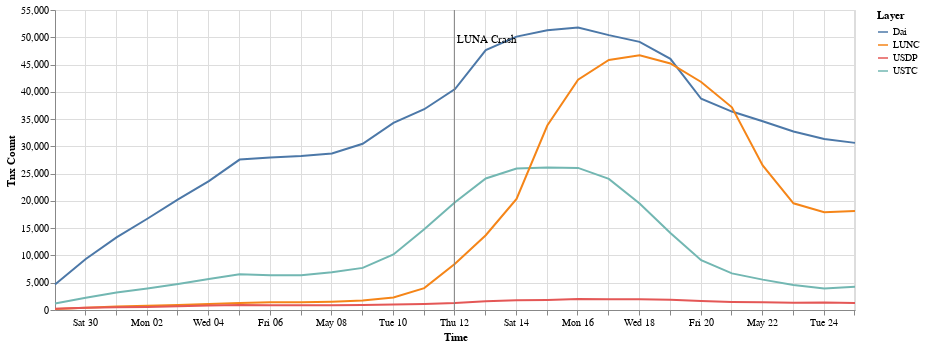

Notebook code cell kept with this figure:
### Code cell
result = pd.DataFrame()
all_layers = g.get_unique_layers()
avoid_layers = ['USD', 'USDT']
layers = set(all_layers) - set(avoid_layers)

rolling = g.rolling(step='1 day', window='1 week')
for l in layers:
    result[l] = [w.layer(l).num_edges() for w in rolling]

result['Time'] = [w.end_date_time() for w in rolling]

source = pd.melt(result, id_vars=['Time'], value_vars=layers, var_name='Layer', value_name='Tnx Count')
selection = alt.selection_multi(fields=['Layer'], bind='legend')
chart = alt.Chart(source).mark_line().encode(
    x="Time:T",
    y=f"{'Tnx Count'}:Q",
    color="Layer",
    tooltip=['Layer', 'Tnx Count'],
    opacity=alt.condition(selection, alt.value(1.0), alt.value(0.2))
).properties(
    width=800,
).add_selection(
    selection
)

alt.layer(chart, event_chart)

### Figure 1 — Vega-Lite specification as saved in the notebook (floating-point values rounded to 4 significant figures)
{"config": {"view": {"continuousWidth": 400, "continuousHeight": 300}}, "layer": [{"data": {"name": "data-c18ebb3e75f82b9bc981094b076bab64"}, "mark": "line", "encoding": {"color": {"field": "Layer", "type": "nominal"}, "opacity": {"condition": {"value": 1.0, "selection": "selector002"}, "value": 0.2}, "tooltip": [{"field": "Layer", "type": "nominal"}, {"field": "Tnx Count", "type": "quantitative"}], "x": {"field": "Time", "type": "temporal"}, "y": {"field": "Tnx Count", "type": "quantitative"}}, "selection": {"selector002": {"type": "multi", "fields": ["Layer"], "bind": "legend"}}, "width": 800}, {"layer": [{"mark": {"type": "rule", "color": "gray"}, "encoding": {"x": {"field": "Time", "type": "temporal"}}}, {"mark": {"type": "text", "align": "left", "color": "black", "dx": 3, "dy": -120}, "encoding": {"text": {"field": "event", "type": "nominal"}, "x": {"field": "Time", "type": "temporal"}}}], "data": {"name": "data-03a7e27a271f30803a3f9052d97f8a33"}}], "$schema": "https://vega.github.io/schema/vega-lite/v4.17.0.json", "datasets": {"data-c18ebb3e75f82b9bc981094b076bab64": [{"Time": "2022-04-29T00:30:15", "Layer": "Dai", "Tnx Count": 4691}, {"Time": "2022-04-30T00:30:15", "Layer": "Dai", "Tnx Count": 9354}, {"Time": "2022-05-01T00:30:15", "Layer": "Dai", "Tnx Count": 13320}, {"Time": "2022-05-02T00:30:15", "Layer": "Dai", "Tnx Count": 16726}, {"Time": "2022-05-03T00:30:15", "Layer": "Dai", "Tnx Count": 20277}, {"Time": "2022-05-04T00:30:15", "Layer": "Dai", "Tnx Count": 23619}, {"Time": "2022-05-05T00:30:15", "Layer": "Dai", "Tnx Count": 27573}, {"Time": "2022-05-06T00:30:15", "Layer": "Dai", "Tnx Count": 27979}, {"Time": "2022-05-07T00:30:15", "Layer": "Dai", "Tnx Count": 28247}, {"Time": "2022-05-08T00:30:15", "Layer": "Dai", "Tnx Count": 28687}, {"Time": "2022-05-09T00:30:15", "Layer": "Dai", "Tnx Count": 30485}, {"Time": "2022-05-10T00:30:15", "Layer": "Dai", "Tnx Count": 34299}, {"Time": "2022-05-11T00:30:15", "Layer": "Dai", "Tnx Count": 36807}, {"Time": "2022-05-12T00:30:15", "Layer": "Dai", "Tnx Count": 40505}, {"Time": "2022-05-13T00:30:15", "Layer": "Dai", "Tnx Count": 47643}, {"Time": "2022-05-14T00:30:15", "Layer": "Dai", "Tnx Count": 50119}, {"Time": "2022-05-15T00:30:15", "Layer": "Dai", "Tnx Count": 51283}, {"Time": "2022-05-16T00:30:15", "Layer": "Dai", "Tnx Count": 51792}, {"Time": "2022-05-17T00:30:15", "Layer": "Dai", "Tnx Count": 50398}, {"Time": "2022-05-18T00:30:15", "Layer": "Dai", "Tnx Count": 49152}, {"Time": "2022-05-19T00:30:15", "Layer": "Dai", "Tnx Count": 46053}, {"Time": "2022-05-20T00:30:15", "Layer": "Dai", "Tnx Count": 38730}, {"Time": "2022-05-21T00:30:15", "Layer": "Dai", "Tnx Count": 36378}, {"Time": "2022-05-22T00:30:15", "Layer": "Dai", "Tnx Count": 34603}, {"Time": "2022-05-23T00:30:15", "Layer": "Dai", "Tnx Count": 32736}, {"Time": "2022-05-24T00:30:15", "Layer": "Dai", "Tnx Count": 31336}, {"Time": "2022-05-25T00:30:15", "Layer": "Dai", "Tnx Count": 30640}, {"Time": "2022-04-29T00:30:15", "Layer": "USTC", "Tnx Count": 1207}, {"Time": "2022-04-30T00:30:15", "Layer": "USTC", "Tnx Count": 2231}, {"Time": "2022-05-01T00:30:15", "Layer": "USTC", "Tnx Count": 3195}, {"Time": "2022-05-02T00:30:15", "Layer": "USTC", "Tnx Count": 3921}, {"Time": "2022-05-03T00:30:15", "Layer": "USTC", "Tnx Count": 4770}, {"Time": "2022-05-04T00:30:15", "Layer": "USTC", "Tnx Count": 5671}, {"Time": "2022-05-05T00:30:15", "Layer": "USTC", "Tnx Count": 6553}, {"Time": "2022-05-06T00:30:15", "Layer": "USTC", "Tnx Count": 6389}, {"Time": "2022-05-07T00:30:15", "Layer": "USTC", "Tnx Count": 6366}, {"Time": "2022-05-08T00:30:15", "Layer": "USTC", "Tnx Count": 6911}, {"Time": "2022-05-09T00:30:15", "Layer": "USTC", "Tnx Count": 7719}, {"Time": "2022-05-10T00:30:15", "Layer": "USTC", "Tnx Count": 10193}, {"Time": "2022-05-11T00:30:15", "Layer": "USTC", "Tnx Count": 14799}, {"Time": "2022-05-12T00:30:15", "Layer": "USTC", "Tnx Count": 19772}, {"Time": "2022-05-13T00:30:15", "Layer": "USTC", "Tnx Count": 24111}, {"Time": "2022-05-14T00:30:15", "Layer": "USTC", "Tnx Count": 25941}, {"Time": "2022-05-15T00:30:15", "Layer": "USTC", "Tnx Count": 26144}, {"Time": "2022-05-16T00:30:15", "Layer": "USTC", "Tnx Count": 26053}, {"Time": "2022-05-17T00:30:15", "Layer": "USTC", "Tnx Count": 24041}, {"Time": "2022-05-18T00:30:15", "Layer": "USTC", "Tnx Count": 19525}, {"Time": "2022-05-19T00:30:15", "Layer": "USTC", "Tnx Count": 14112}, {"Time": "2022-05-20T00:30:15", "Layer": "USTC", "Tnx Count": 9133}, {"Time": "2022-05-21T00:30:15", "Layer": "USTC", "Tnx Count": 6717}, {"Time": "2022-05-22T00:30:15", "Layer": "USTC", "Tnx Count": 5566}, {"Time": "2022-05-23T00:30:15", "Layer": "USTC", "Tnx Count": 4567}, {"Time": "2022-05-24T00:30:15", "Layer": "USTC", "Tnx Count": 3940}, {"Time": "2022-05-25T00:30:15", "Layer": "USTC", "Tnx Count": 4279}, {"Time": "2022-04-29T00:30:15", "Layer": "LUNC", "Tnx Count": 199}, {"Time": "2022-04-30T00:30:15", "Layer": "LUNC", "Tnx Count": 432}, {"Time": "2022-05-01T00:30:15", "Layer": "LUNC", "Tnx Count": 621}, {"Time": "2022-05-02T00:30:15", "Layer": "LUNC", "Tnx Count": 789}, {"Time": "2022-05-03T00:30:15", "Layer": "LUNC", "Tnx Count": 936}, {"Time": "2022-05-04T00:30:15", "Layer": "LUNC", "Tnx Count": 1101}, {"Time": "2022-05-05T00:30:15", "Layer": "LUNC", "Tnx Count": 1284}, {"Time": "2022-05-06T00:30:15", "Layer": "LUNC", "Tnx Count": 1418}, {"Time": "2022-05-07T00:30:15", "Layer": "LUNC", "Tnx Count": 1425}, {"Time": "2022-05-08T00:30:15", "Layer": "LUNC", "Tnx Count": 1519}, {"Time": "2022-05-09T00:30:15", "Layer": "LUNC", "Tnx Count": 1721}, {"Time": "2022-05-10T00:30:15", "Layer": "LUNC", "Tnx Count": 2277}, {"Time": "2022-05-11T00:30:15", "Layer": "LUNC", "Tnx Count": 4013}, {"Time": "2022-05-12T00:30:15", "Layer": "LUNC", "Tnx Count": 8496}, {"Time": "2022-05-13T00:30:15", "Layer": "LUNC", "Tnx Count": 13708}, {"Time": "2022-05-14T00:30:15", "Layer": "LUNC", "Tnx Count": 20370}, {"Time": "2022-05-15T00:30:15", "Layer": "LUNC", "Tnx Count": 33824}, {"Time": "2022-05-16T00:30:15", "Layer": "LUNC", "Tnx Count": 42222}, {"Time": "2022-05-17T00:30:15", "Layer": "LUNC", "Tnx Count": 45834}, {"Time": "2022-05-18T00:30:15", "Layer": "LUNC", "Tnx Count": 46683}, {"Time": "2022-05-19T00:30:15", "Layer": "LUNC", "Tnx Count": 45192}, {"Time": "2022-05-20T00:30:15", "Layer": "LUNC", "Tnx Count": 41798}, {"Time": "2022-05-21T00:30:15", "Layer": "LUNC", "Tnx Count": 37166}, {"Time": "2022-05-22T00:30:15", "Layer": "LUNC", "Tnx Count": 26492}, {"Time": "2022-05-23T00:30:15", "Layer": "LUNC", "Tnx Count": 19564}, {"Time": "2022-05-24T00:30:15", "Layer": "LUNC", "Tnx Count": 17920}, {"Time": "2022-05-25T00:30:15", "Layer": "LUNC", "Tnx Count": 18134}, {"Time": "2022-04-29T00:30:15", "Layer": "USDP", "Tnx Count": 236}, {"Time": "2022-04-30T00:30:15", "Layer": "USDP", "Tnx Count": 406}, {"Time": "2022-05-01T00:30:15", "Layer": "USDP", "Tnx Count": 485}, {"Time": "2022-05-02T00:30:15", "Layer": "USDP", "Tnx Count": 566}, {"Time": "2022-05-03T00:30:15", "Layer": "USDP", "Tnx Count": 694}, {"Time": "2022-05-04T00:30:15", "Layer": "USDP", "Tnx Count": 826}, {"Time": "2022-05-05T00:30:15", "Layer": "USDP", "Tnx Count": 933}, {"Time": "2022-05-06T00:30:15", "Layer": "USDP", "Tnx Count": 883}, {"Time": "2022-05-07T00:30:15", "Layer": "USDP", "Tnx Count": 868}, {"Time": "2022-05-08T00:30:15", "Layer": "USDP", "Tnx Count": 879}, {"Time": "2022-05-09T00:30:15", "Layer": "USDP", "Tnx Count": 911}, {"Time": "2022-05-10T00:30:15", "Layer": "USDP", "Tnx Count": 993}, {"Time": "2022-05-11T00:30:15", "Layer": "USDP", "Tnx Count": 1115}, {"Time": "2022-05-12T00:30:15", "Layer": "USDP", "Tnx Count": 1281}, {"Time": "2022-05-13T00:30:15", "Layer": "USDP", "Tnx Count": 1619}, {"Time": "2022-05-14T00:30:15", "Layer": "USDP", "Tnx Count": 1786}, {"Time": "2022-05-15T00:30:15", "Layer": "USDP", "Tnx Count": 1854}, {"Time": "2022-05-16T00:30:15", "Layer": "USDP", "Tnx Count": 1999}, {"Time": "2022-05-17T00:30:15", "Layer": "USDP", "Tnx Count": 1992}, {"Time": "2022-05-18T00:30:15", "Layer": "USDP", "Tnx Count": 1965}, {"Time": "2022-05-19T00:30:15", "Layer": "USDP", "Tnx Count": 1876}, {"Time": "2022-05-20T00:30:15", "Layer": "USDP", "Tnx Count": 1646}, {"Time": "2022-05-21T00:30:15", "Layer": "USDP", "Tnx Count": 1476}, {"Time": "2022-05-22T00:30:15", "Layer": "USDP", "Tnx Count": 1412}, {"Time": "2022-05-23T00:30:15", "Layer": "USDP", "Tnx Count": 1310}, {"Time": "2022-05-24T00:30:15", "Layer": "USDP", "Tnx Count": 1372}, {"Time": "2022-05-25T00:30:15", "Layer": "USDP", "Tnx Count": 1304}], "data-03a7e27a271f30803a3f9052d97f8a33": [{"Time": "2022-05-12", "event": "LUNA Crash"}]}}
